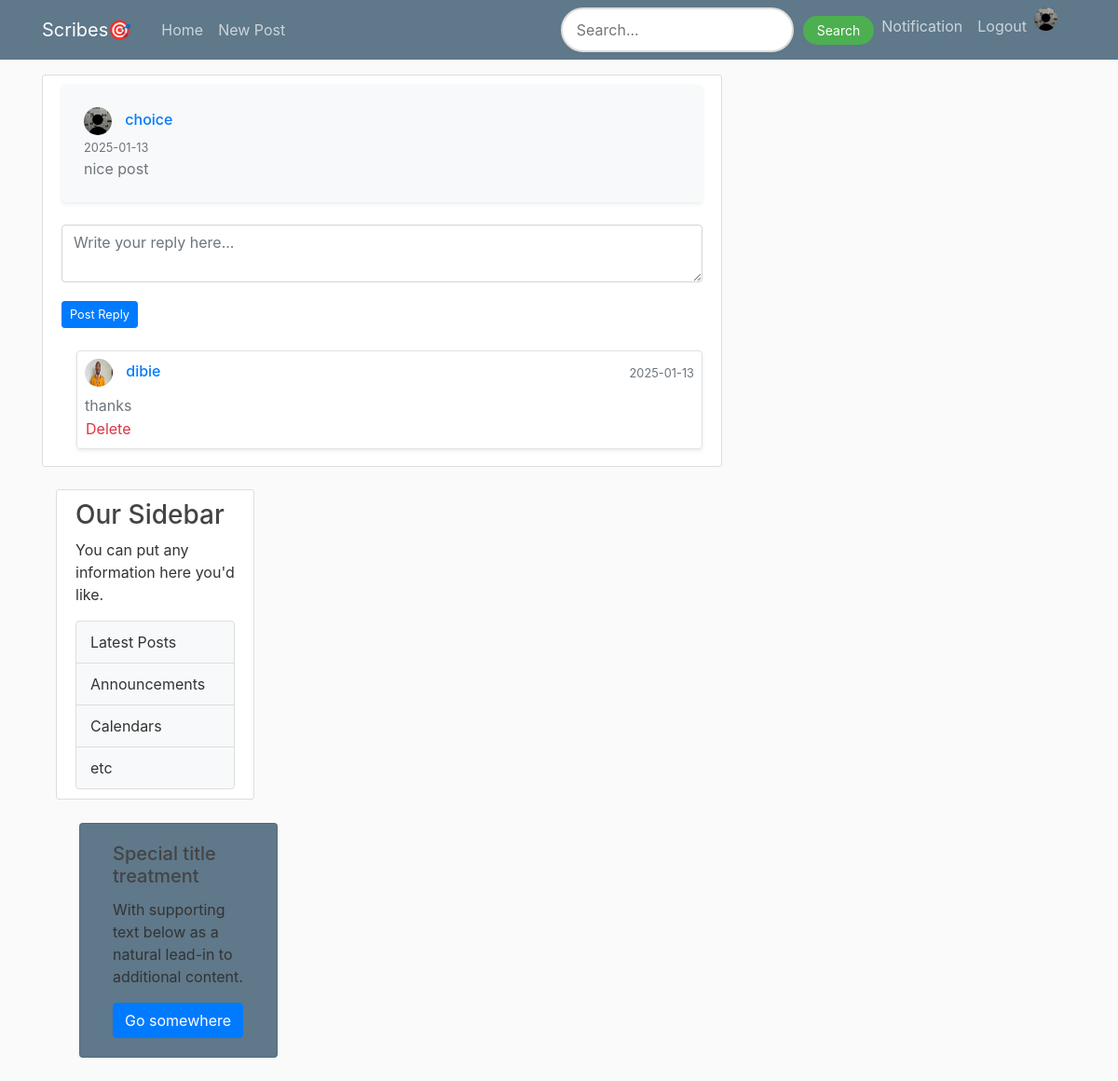
Page /comment/reply/2 (signed in) on the committed database.
### flaskblog/models.py (models this page shows, shortened)
class User(db.Model, UserMixin):
    id = db.Column(db.Integer, primary_key=True)
    username = db.Column(db.String(20), nullable=False, unique=True)
    email = db.Column(db.String(120), nullable=False, unique=True)
    image_file = db.Column(db.String(20), nullable=False, default='default.jpg')
    password = db.Column(db.String(60), nullable=False)
    posts = db.relationship('Post', backref='author', lazy=True)
    is_admin = db.Column(db.Boolean, nullable=False,default=False)
    Biography= db.Column(db.Text, nullable=False,default='Add A Brief Description About Yourself')

class Comment(db.Model):
    id = db.Column(db.Integer, primary_key=True)
    content = db.Column(db.String(500), nullable=False)
    user_id = db.Column(db.Integer, db.ForeignKey('user.id'), nullable=False)
    post_id = db.Column(db.Integer, db.ForeignKey('post.id'), nullable=False)
    created_at = db.Column(db.DateTime, default=datetime.utcnow)
    user = db.relationship('User', backref=db.backref('comments', lazy=True))
    post = db.relationship('Post', backref=db.backref('comments', lazy='dynamic'))

class Reply(db.Model):
    id = db.Column(db.Integer, primary_key=True)
    content = db.Column(db.Text, nullable=False)
    created_at = db.Column(db.DateTime, nullable=False, default=datetime.utcnow)
    updated_at = db.Column(db.DateTime, nullable=True, onupdate=datetime.utcnow)
    comment_id = db.Column(db.Integer, db.ForeignKey('comment.id'), nullable=False)
    user_id = db.Column(db.Integer, db.ForeignKey('user.id'), nullable=False)
    comment = db.relationship('Comment', backref=db.backref('replies', lazy='dynamic'))
    user = db.relationship('User', backref=db.backref('replies', lazy=True))

### flaskblog/routes.py (the view, shortened to what this page needs)
@app.route("/comment/reply/<int:comment_id>", methods=["POST", "GET"])
@login_required
def reply_comment(comment_id):
    comment = Comment.query.get_or_404(comment_id)
    if comment.user_id == current_user.id:
        pass
    reply=comment.replies
    edit_reply_id = request.args.get("edit_reply_id", type=int)
    edit_reply = Reply.query.get(edit_reply_id) if edit_reply_id else None
    image_file = url_for('static', filename='profile_pics/' + current_user.image_file)
    return render_template('reply.html', comment=comment, image_file=image_file,edit_reply=edit_reply)

### flaskblog/models.py (called while the page is built)
@login_manager.user_loader
def load_user(user_id):
    return User.query.get(int(user_id))

### flaskblog/templates/reply.html (shortened to what this page needs)
{% extends "layout.html" %}
{% block content %}
<div class="content-section">
    <div class="post-content-section p-4 bg-light rounded shadow-sm">
        <div class="d-flex justify-content-between align-items-center">
            <h6 class="mb-0 text-primary">
                <img class="rounded-circle article-img2" src="{{url_for('static', filename='profile_pics/'+ comment.user.image_file)}}">
                <a href="{{url_for('look', username=comment.user.username)}}">{{ comment.user.username }}</a>
            </h6>
        </div>
        <small class="text-muted">{{ comment.created_at.strftime('%Y-%m-%d') }}</small>
        <p class="mb-0 text-secondary">{{ comment.content }}</p>
    </div>
    <div class="reply-section mt-4">
       <form
            action="{% if edit_reply %}{{ url_for('edit_reply', reply_id=edit_reply.id) }}{% else %}{{ url_for('reply_comment', comment_id=comment.id) }}{% endif %}"
            method="POST"
            class="mb-3"
        >
        <div class="form-group">
            <textarea
                name="content"
                rows="2"
                class="form-control"
                placeholder="Write your reply here..."
                required
            >{% if edit_reply %}{{ edit_reply.content }}{% endif %}</textarea>
        </div>
        <button type="submit" class="btn btn-primary btn-sm mt-1">
            {% if edit_reply %}Update Reply{% else %}Post Reply{% endif %}
        </button>
    </form>
    <div class="comments-section mt-4">
        {% if comment.replies %}
        <div class="replies mt-3 pl-3">
            {% for reply in comment.replies %}
            <div class="reply mb-2 p-2 rounded border shadow-sm">
                <div class="d-flex justify-content-between align-items-center">
                    <h6 class="mb-0 text-primary">
                        <img class="rounded-circle article-img2"
                             src="{{ url_for('static', filename='profile_pics/' + reply.user.image_file) }}"
                             alt="User Image">
                        <a href="{{ url_for('look', username=reply.user.username) }}">{{ reply.user.username }}</a>
                    </h6>
                    <small class="text-muted">{{ reply.created_at.strftime('%Y-%m-%d') }}</small>
                </div>
                <p class="mb-0 text-secondary mt-2">{{ reply.content }}</p>
                {% if  current_user.username == reply.user.username%}
                     <div>
                        <small>
                            <a href="{{ url_for('reply_comment', comment_id=reply.comment_id, edit_reply_id=reply.id) }}" class="text-primary">Edit</a>
                        </small>
                       <small>
                            <form action="{{ url_for('delete_reply', reply_id=reply.id) }}" method="POST" class="d-inline">
                                <button type="submit" class="btn btn-link text-danger p-0 m-0 align-baseline">Delete</button>
                            </form>
                      </small>
                    </div>
                {% elif current_user.username ==comment.user.username: %}
                    <small>
                            <form action="{{ url_for('delete_reply', reply_id=reply.id) }}" method="POST" class="d-inline">
                                <button type="submit" class="btn btn-link text-danger p-0 m-0 align-baseline">Delete</button>
                            </form>
                      </small>
                {% elif current_user.username == comment.post.author: %}
                    <small>
                            <form action="{{ url_for('delete_reply', reply_id=reply.id) }}" method="POST" class="d-inline">
                                <button type="submit" class="btn btn-link text-danger p-0 m-0 align-baseline">Delete</button>
                            </form>
                      </small>
                {% endif %}
            </div>
            {% endfor %}
        </div>
        {% endif %}
</div>
</div>
{% endblock %}

### flaskblog/static/main.css (style rules this page uses)
body { background: #fafafa; color: #333333; margin-top: 5rem; }
h1, h2, h3, h4, h5, h6 { color: #444444; }
.content-section { background: #ffffff; padding: 10px 20px; border: 1px solid #dddddd; border-radius: 3px; margin-bottom: 20px; }
.article-img2 { height: 30px; width: 30px; margin-right: 10px; }
.btn-sm { font-size: 0.8rem; }

### rows in the picture
User: image_file (placeholder picture), user.username "choice"
Comment: created_at "2025-01-13", content "nice post"
Reply: image_file (picture), user.username "dibie", created_at "2025-01-13", content "thanks"
